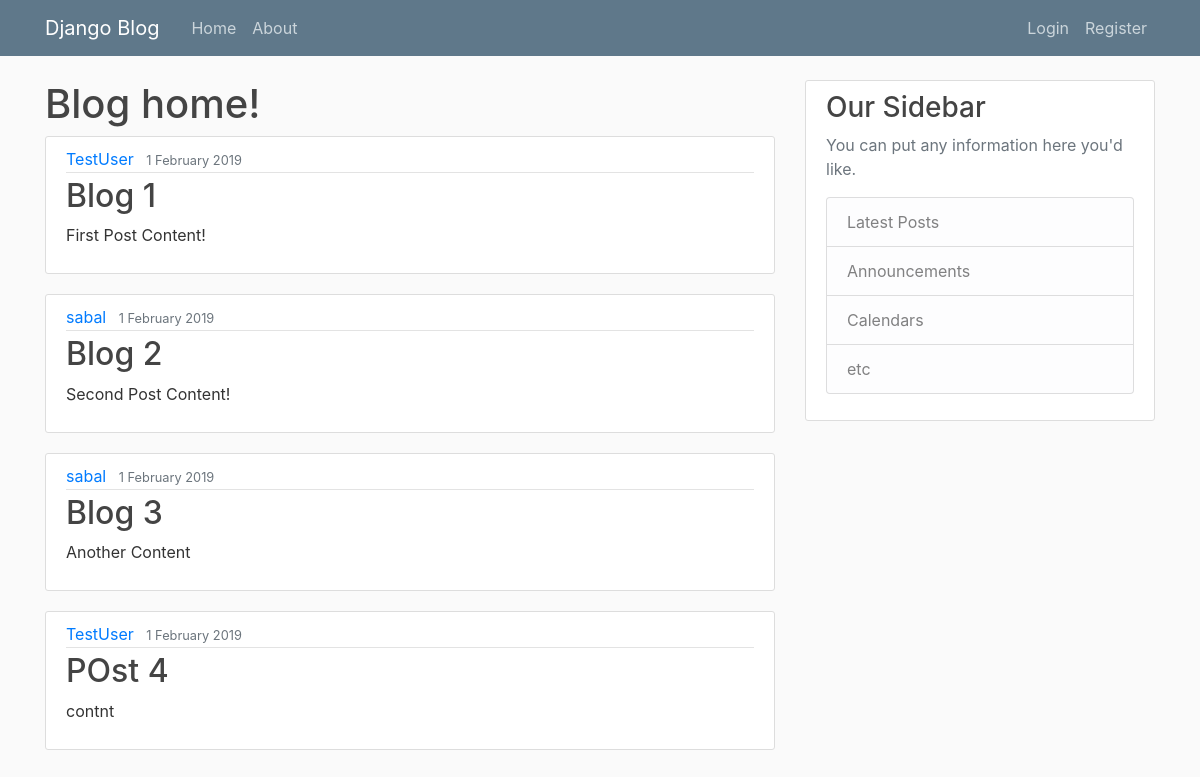
The page / on the database its author committed.
### blog/models.py (models this page shows, shortened)
class Post(models.Model):
    title = models.CharField(max_length=127)
    content = models.TextField()
    date_posted = models.DateField(default=timezone.now)
    author = models.ForeignKey(User, on_delete=models.CASCADE)

### blog/views.py (the view)
# urls.py: path('', views.home, name='blog-home'),
def home(request):
    context = {
        'posts': Post.objects.all()
    }
    return render(request, 'blog/home.html', context)

### blog/templates/blog/home.html
{% extends "blog/base.html" %}
{% block content %}
    <h1>Blog home!</h1>
    {% for post in posts %}
        <article class="media content-section">
            <div class="media-body">
                <div class="article-metadata">
                    <a class="mr-2" href="#">{{ post.author }}</a>
                    <small class="text-muted">{{ post.date_posted|date:"j F Y" }} {{ post.date_posted|time:"H:i" }}</small>
                </div>
                <h2><a class="article-title" href="#">{{ post.title }}</a></h2>
                <p class="article-content">{{ post.content }}</p>
            </div>
        </article>
    {% endfor %}
{% endblock content %}

### blog/static/blog/main.css (style rules this page uses)
body { background: #fafafa; color: #333333; margin-top: 5rem; }
h1, h2, h3, h4, h5, h6 { color: #444444; }
.content-section { background: #ffffff; padding: 10px 20px; border: 1px solid #dddddd; border-radius: 3px; margin-bottom: 20px; }
.article-title { color: #444444; }
.article-content { white-space: pre-line; }
.article-metadata { padding-bottom: 1px; margin-bottom: 4px; border-bottom: 1px solid #e3e3e3 }

### rows shown on the page
Post: author "TestUser", date_posted "1 February 2019", title "Blog 1", content "First Post Content!"
Post: author "sabal", date_posted "1 February 2019", title "Blog 2", content "Second Post Content!"
Post: author "sabal", date_posted "1 February 2019", title "Blog 3", content "Another Content"
Post: author "TestUser", date_posted "1 February 2019", title "POst 4", content "contnt"
